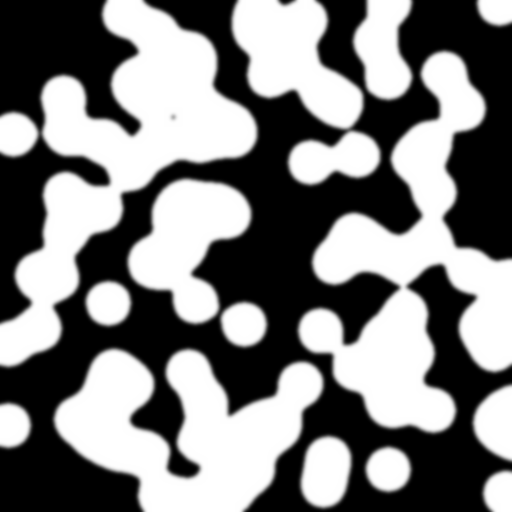
#> input picture samples/blobs.png, 512 x 512 px
$ python -i sharpen.py   (imports and definitions only)   (older library calls are emulated)
#> lines starting #> are read from the running program, lines starting #| are printed output that depends on the picture
### backend/pipeline/io_utils.py
"""Input handling: decode upload, convert to grayscale, resize, encode to base64 PNG."""

import base64
import io
from typing import Tuple

import cv2
import numpy as np
from PIL import Image

from backend.config import MAX_LONGEST_SIDE, MAX_UPLOAD_BYTES

ALLOWED_MIME_PREFIXES = {"image/png", "image/jpeg", "image/bmp", "image/tiff", "image/x-tiff"}
ALLOWED_EXTENSIONS = {".png", ".jpg", ".jpeg", ".bmp", ".tif", ".tiff"}


class UnsupportedMediaType(Exception):
    pass


class FileTooLarge(Exception):
    pass


# [69 lines left out: function decode_image, not called in this run]


def encode_png_b64(img: np.ndarray) -> str:
    """Encode a numpy array as a base64 PNG string."""
    if img.dtype != np.uint8:
        img = np.clip(img, 0, 255).astype(np.uint8)
    success, buf = cv2.imencode(".png", img)
    if not success:
        raise RuntimeError("Failed to encode image as PNG")
    return base64.b64encode(buf.tobytes()).decode("ascii")

### backend/pipeline/sharpen.py
"""Sharpening: unsharp mask, Laplacian, mask-aware unsharp. Metrics: Laplacian variance, Tenengrad."""

import cv2
import numpy as np
from scipy.ndimage import gaussian_filter

from backend.config import (
    DEFAULT_AMOUNT,
    DEFAULT_AMOUNT_BG,
    DEFAULT_AMOUNT_FG,
    DEFAULT_LAPLACIAN_C,
    DEFAULT_RADIUS,
    MASK_FEATHER_SIGMA,
)
from backend.pipeline.io_utils import encode_png_b64


def _lap_var(img: np.ndarray) -> float:
    return float(cv2.Laplacian(img.astype(np.float64), cv2.CV_64F).var())


def _tenengrad(img: np.ndarray) -> float:
    gx = cv2.Sobel(img.astype(np.float32), cv2.CV_32F, 1, 0, ksize=3)
    gy = cv2.Sobel(img.astype(np.float32), cv2.CV_32F, 0, 1, ksize=3)
    return float(np.mean(gx ** 2 + gy ** 2))


def _unsharp(img: np.ndarray, radius: float, amount: float) -> np.ndarray:
    blurred = cv2.GaussianBlur(img.astype(np.float32), (0, 0), radius)
    detail = img.astype(np.float32) - blurred
    sharp = np.clip(img.astype(np.float32) + amount * detail, 0, 255)
    return sharp.astype(np.uint8), detail


def sharpen(
    img: np.ndarray,
    method: str = "mask_aware",
    radius: float = DEFAULT_RADIUS,
    amount: float = DEFAULT_AMOUNT,
    amount_fg: float = DEFAULT_AMOUNT_FG,
    amount_bg: float = DEFAULT_AMOUNT_BG,
    fg_mask: np.ndarray = None,
    laplacian_c: float = DEFAULT_LAPLACIAN_C,
) -> dict:
    """
    Sharpen the image and return metrics + encoded images.

    Returns:
      method: str
      sharpened_img: base64 PNG
      detail_img: base64 PNG
      lap_var_before: float
      lap_var_after: float
      lap_var_pct: float
      tenengrad_before: float
      tenengrad_after: float
      tenengrad_pct: float
      mask_aware: bool
    """
    lv_before = _lap_var(img)
    tg_before = _tenengrad(img)

    detail_arr = None
    mask_aware = False

    if method == "unsharp":
        sharp, detail_arr = _unsharp(img, radius, amount)

    elif method == "laplacian":
        lap = cv2.Laplacian(img.astype(np.float32), cv2.CV_32F, ksize=3)
        sharp = np.clip(img.astype(np.float32) - laplacian_c * lap, 0, 255).astype(np.uint8)
        detail_arr = np.abs(lap)

    else:  # mask_aware
        mask_aware = True
        if fg_mask is None:
            # Fallback to regular unsharp
            sharp, detail_arr = _unsharp(img, radius, amount)
        else:
            # Feather the mask
            feathered = gaussian_filter(fg_mask.astype(np.float32), sigma=MASK_FEATHER_SIGMA)
            feathered = np.clip(feathered, 0, 1)

            blurred = cv2.GaussianBlur(img.astype(np.float32), (0, 0), radius)
            detail_arr = img.astype(np.float32) - blurred

            # Per-pixel amount blended between fg and bg amounts
            amount_map = feathered * amount_fg + (1 - feathered) * amount_bg
            sharp = np.clip(img.astype(np.float32) + amount_map * detail_arr, 0, 255).astype(np.uint8)

    # Scale detail image for display
    d = detail_arr.astype(np.float32)
    d_min, d_max = d.min(), d.max()
    if d_max > d_min:
        d_display = ((d - d_min) / (d_max - d_min) * 255).astype(np.uint8)
    else:
        d_display = np.zeros_like(img, dtype=np.uint8)

    lv_after = _lap_var(sharp)
    tg_after = _tenengrad(sharp)

    def pct(before, after):
        return round((after - before) / before * 100, 1) if before > 0 else 0.0

    return {
        "method": method,
        "sharpened_img": encode_png_b64(sharp),
        "detail_img": encode_png_b64(d_display),
        "lap_var_before": round(lv_before, 2),
        "lap_var_after": round(lv_after, 2),
        "lap_var_pct": pct(lv_before, lv_after),
        "tenengrad_before": round(tg_before, 2),
        "tenengrad_after": round(tg_after, 2),
        "tenengrad_pct": pct(tg_before, tg_after),
        "mask_aware": mask_aware,
        "_sharp_arr": sharp,  # kept internally; stripped before JSON
    }

>>> import cv2
>>> picture = cv2.imread('../../samples/blobs.png')
#> picture is the input picture: shape (512, 512, 3); min 0, max 255, mean 127.3
>>> result = sharpen(picture)
#> in sharpen, `lv_before = _lap_var(img)`: lv_before = 27.94
#> in _tenengrad, `gx = cv2.Sobel(img.astype(np.float32), cv2.CV_32F, 1, 0, ksize=3)`:
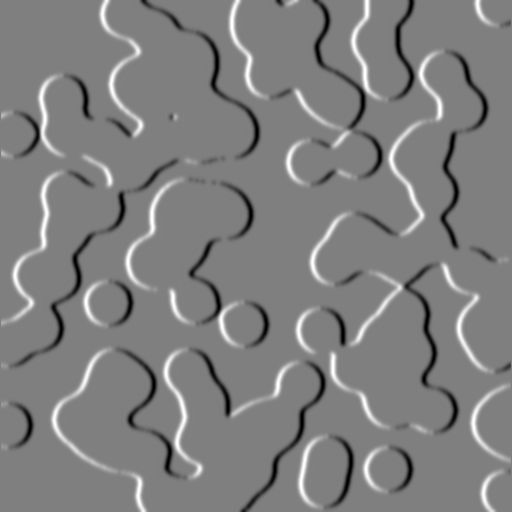
#> gx: shape (512, 512, 3) float32; min -384, max 384, mean 1; drawn with min black and max white
#> in _tenengrad, `gy = cv2.Sobel(img.astype(np.float32), cv2.CV_32F, 0, 1, ksize=3)`:
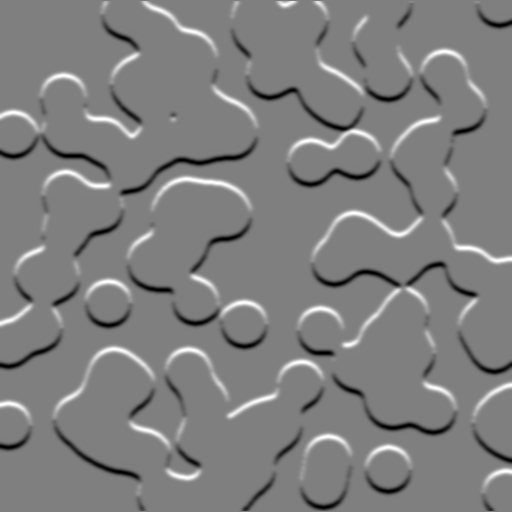
#> gy: shape (512, 512, 3) float32; min -384, max 384, mean -0.5; drawn with min black and max white
#> in sharpen, `tg_before = _tenengrad(img)`: tg_before = 13190.2
#> in _unsharp, `detail = img.astype(np.float32) - blurred`:
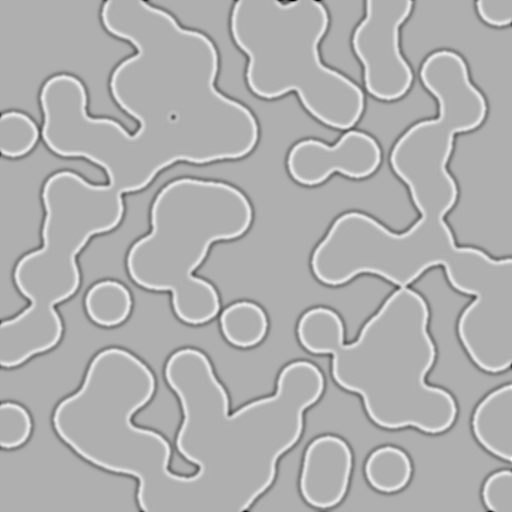
#> detail: shape (512, 512, 3) float32; min -48.28, max 21.89, mean 0; drawn with min black and max white
#> in sharpen, `d_min, d_max = d.min(), d.max()`: d_min = -48.28; d_max = 21.89
#> in sharpen, `lv_after = _lap_var(sharp)`: lv_after = 53.15
#> in _tenengrad (call 2), `gy = cv2.Sobel(img.astype(np.float32), cv2.CV_32F, 0, 1, ksize=3)`:
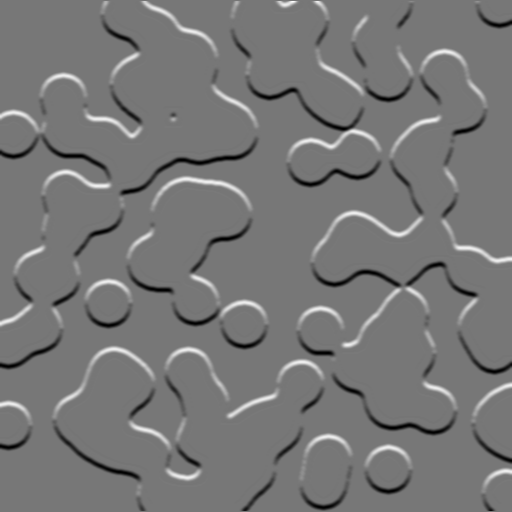
#> gy: shape (512, 512, 3) float32; min -460, max 524, mean -0.4; drawn with min black and max white
#> in sharpen, `tg_after = _tenengrad(sharp)`: tg_after = 16423.4
#> result = 11 items
